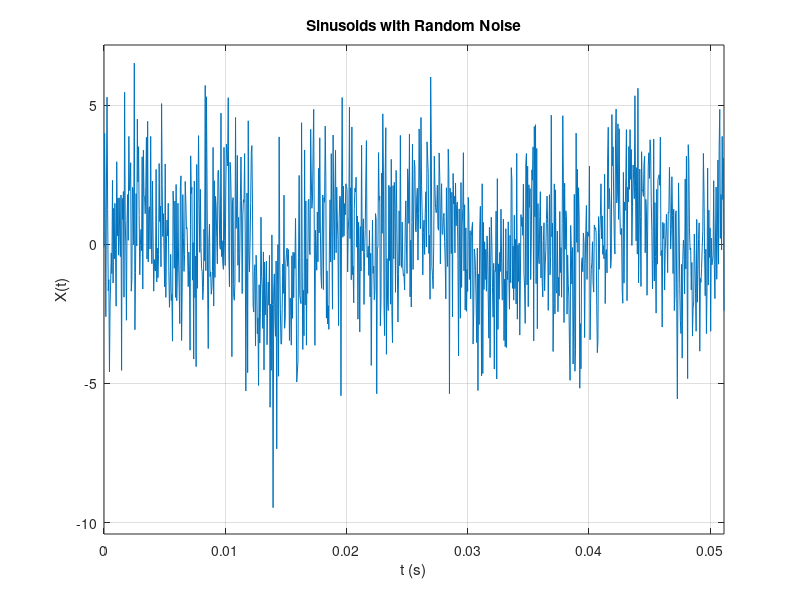
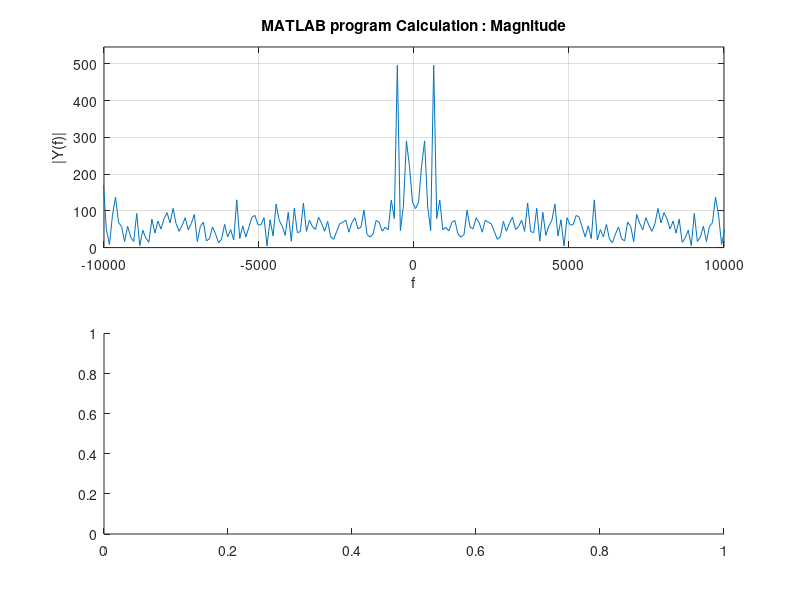

MATLAB code for these plots, in order: (Note: this script raises an error after producing the figures.)
%%%%%%%%%%%%%%%%%%%%%%%%%%%%%%%%%%%%%%%%%%%%%%%%%%%%%%%%%%%%%%%%%%%%%%%%%%%
%%%%%%%%%%%%%%%%%%%%%%%%%%%%%%% SECTION 1 %%%%%%%%%%%%%%%%%%%%%%%%%%%%%%%%%
%%%%%%%%%%%%%%%%%%%%%%%%%%%%%%%%%%%%%%%%%%%%%%%%%%%%%%%%%%%%%%%%%%%%%%%%%%%
clc
clear all
close all

Fs = 1e5;              % Sampling frequency                    
T = 1/Fs;              % Sampling period       
L = 2^10;              % Length of signal
t = (0:L-1)*(5*T);     % Time vector
f = linspace(-Fs/2,Fs/2,L);

%Choose for sig a value between [1, 7]
sig = 2;
switch sig
    case 1
        signal_title = 'Signal with one signusoid and random noise';
        S = 0.7*sin(2*pi*50*t); 
        X = S + 2*randn(size(t));         
    case 2
        signal_title = 'Sinusoids with Random Noise';
        S = 0.7*sin(2*pi*50*t) + sin(2*pi*120*t); 
        X = S + 2*randn(size(t));         
    case 3
        signal_title = 'Single sinusoids';
        X = sin(2*pi*t);         
    case 4
        signal_title = 'Summation of two sinusoids';
        X = sin(2*pi*t) + cos(2*pi*t);     
    case 5
        signal_title = 'Single Sinusoids with Exponent';
        X = sin(2*pi*200*t).*exp(-abs(70*t));  
    case 6
        signal_title = 'Mixed signal 1';
        X = sin(2*pi*10*t).*exp(-t)+sin(2*pi*t)+7*sin(2*pi*+5*t)+7*cos(2*pi*+20*t)+5*sin(2*pi*+50*t);
    case 7
        signal_title = 'Mixed signal 2';
        X = 2*sin(2*pi*100*t).*exp(-t)+2.5*sin(2*pi*+250*t)+sin(2*pi*+50*t).*cos(2*pi*+20*t)+1.5*sin(2*pi*+50*t).*sin(2*pi*+150*t);
    case 8
        signal_title = 'Sinusoid tone';
        X = cos(2*pi*100*t);
end

plot(t(1:end),X(1:end))
title(signal_title)
axis([min(t) max(t) 1.1*min(X) 1.1*max(X)]);
xlabel('t (s)')
ylabel('X(t)')
grid on

% dlmwrite will generate text file which represents the time domain signal.
% dlmwrite('time_function.txt', X, 'delimiter','\t');
fid=fopen('time_function.txt','w');
b=fprintf(fid,'%0.15f\n',X); % 15-Digit accuracy
fclose(fid);

tic
fy =fft(X);
toc
fy = fftshift(fy);
figure(2);
subplot(2,1,1)
plot(f,abs(fy));
axis([-Fs/(2*5) Fs/(2*5) 0 1.1*max(abs(fy))]);
xlabel('f');
ylabel('|Y(f)|');
title('MATLAB program Calculation : Magnitude');
grid on
subplot(2,1,2)
plot(f,phase(fy));
xlim([-Fs/(2*5) Fs/(2*5)]);
xlabel('f');
ylabel('phase(Y(f))');
title('MATLAB program Calculation : Phase');
grid on

%%
%%%%%%%%%%%%%%%%%%%%%%%%%%%%%%%%%%%%%%%%%%%%%%%%%%%%%%%%%%%%%%%%%%%%%%%%%%%
%%%%%%%%%%%%%%%%%%%%%%%%%%%%%%% SECTION 2 %%%%%%%%%%%%%%%%%%%%%%%%%%%%%%%%%
%%%%%%%%%%%%%%%%%%%%%%%%%%%%%%%%%%%%%%%%%%%%%%%%%%%%%%%%%%%%%%%%%%%%%%%%%%%
% Read C++ transformed data file
fullData = load('frequency_function.txt');
A=1;
B=A+1;
l=1;
Z=zeros(length(fullData)/2,1);
while (l<=length(Z))
Z(l) = fullData(A)+fullData(B)*1i;
A = A+2;
B = B+2;
l=l+1;
end

% % Comparsion of the MATLAB and C++ fft calculation.
figure;
subplot(2,1,1)
plot(f,abs(fftshift(fft(X))))
hold on
%Multiplied by sqrt(n) to verify our C++ code with  MATLAB implemenrtation.
%plot(f,(sqrt(length(Z))*abs(fftshift(Z))), '--o')
plot(f,abs(fftshift(Z)), '--o') % fftOptimized
axis([-Fs/(2*5) Fs/(2*5) 0 1.1*max(abs(fy))]);
xlabel('f (Hz)');
title('Main reference for Magnitude')
legend('MATLAB','C++')
grid on
subplot(2,1,2)
plot(f,phase(fftshift(fft(X))))
hold on
plot(f,phase(fftshift(Z)),'--o')
xlim([-Fs/(2*5) Fs/(2*5)])
title('Main reference for Phase')
xlabel('f (Hz)');
legend('MATLAB','C++')
grid on

% 
% % IFFT test comparision Plot
% figure; plot(X); hold on; plot(real(Z),'--o');
